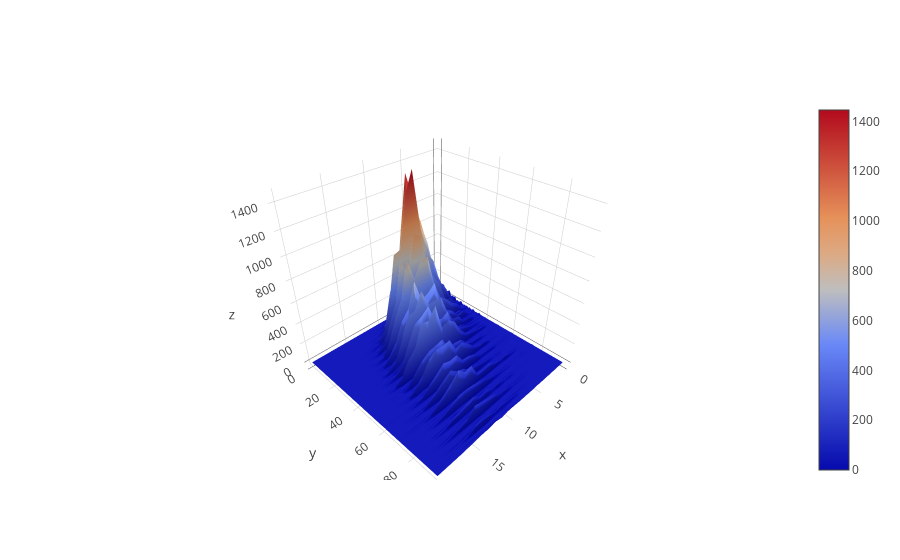

Write notebook code for a chart like this one.
### Code cell
df = reviews.assign(n=0).groupby(['points', 'price'])['n'].count().reset_index()
df = df[df["price"] < 100]
v = df.pivot(index='price', columns='points', values='n').fillna(0).values.tolist()

iplot([go.Surface(z=v)])

### Figure 1 — Plotly figure (JSON) as saved in the notebook; plotly's stock layout.template omitted (floating-point values rounded to 4 significant figures; data arrays with more than 128 entries replaced by an {"elided": "..."} marker saying what was removed)
{"data": [{"type": "surface", "z": {"elided": "96x21 int values"}}], "layout": {}}
